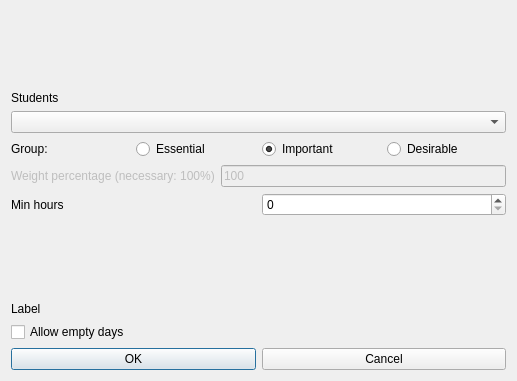
<?xml version="1.0" encoding="UTF-8"?>
<ui version="4.0">
 <class>ModifyConstraintStudentsSetMinHoursDailyForm_template</class>
 <widget class="QDialog" name="ModifyConstraintStudentsSetMinHoursDailyForm_template">
  <property name="geometry">
   <rect>
    <x>0</x>
    <y>0</y>
    <width>517</width>
    <height>381</height>
   </rect>
  </property>
  <property name="windowTitle">
   <string extracomment="This is the title of the dialog to modify a constraint of this type">Modify students set min hours daily</string>
  </property>
  <layout class="QVBoxLayout" name="verticalLayout">
   <item>
    <spacer name="verticalSpacer">
     <property name="orientation">
      <enum>Qt::Vertical</enum>
     </property>
     <property name="sizeHint" stdset="0">
      <size>
       <width>20</width>
       <height>43</height>
      </size>
     </property>
    </spacer>
   </item>
   <item>
    <widget class="QLabel" name="studentsTextLabel">
     <property name="text">
      <string>Students</string>
     </property>
    </widget>
   </item>
   <item>
    <widget class="QComboBox" name="studentsComboBox"/>
   </item>
   <item>
    <layout class="QHBoxLayout" name="horizontalLayout_4">
     <item>
      <widget class="QLabel" name="groupTextLabel">
       <property name="text">
        <string>Group:</string>
       </property>
      </widget>
     </item>
     <item>
      <widget class="QRadioButton" name="essentialRadioButton">
       <property name="text">
        <string>Essential</string>
       </property>
      </widget>
     </item>
     <item>
      <widget class="QRadioButton" name="importantRadioButton">
       <property name="text">
        <string>Important</string>
       </property>
       <property name="checked">
        <bool>true</bool>
       </property>
      </widget>
     </item>
     <item>
      <widget class="QRadioButton" name="desirableRadioButton">
       <property name="text">
        <string>Desirable</string>
       </property>
      </widget>
     </item>
    </layout>
   </item>
   <item>
    <layout class="QHBoxLayout" name="horizontalLayout_2">
     <item>
      <widget class="QLabel" name="weightTextLabel">
       <property name="enabled">
        <bool>false</bool>
       </property>
       <property name="text">
        <string>Weight percentage (necessary: 100%)</string>
       </property>
      </widget>
     </item>
     <item>
      <widget class="QLineEdit" name="weightLineEdit">
       <property name="enabled">
        <bool>false</bool>
       </property>
       <property name="text">
        <string notr="true">100</string>
       </property>
      </widget>
     </item>
    </layout>
   </item>
   <item>
    <layout class="QHBoxLayout" name="horizontalLayout_3">
     <item>
      <widget class="QLabel" name="minHoursTextLabel">
       <property name="text">
        <string>Min hours</string>
       </property>
      </widget>
     </item>
     <item>
      <widget class="QSpinBox" name="minHoursSpinBox"/>
     </item>
    </layout>
   </item>
   <item>
    <spacer name="verticalSpacer_2">
     <property name="orientation">
      <enum>Qt::Vertical</enum>
     </property>
     <property name="sizeHint" stdset="0">
      <size>
       <width>20</width>
       <height>43</height>
      </size>
     </property>
    </spacer>
   </item>
   <item>
    <widget class="QLabel" name="allowLabel">
     <property name="text">
      <string notr="true">Label</string>
     </property>
    </widget>
   </item>
   <item>
    <widget class="QCheckBox" name="allowEmptyDaysCheckBox">
     <property name="text">
      <string>Allow empty days</string>
     </property>
    </widget>
   </item>
   <item>
    <layout class="QHBoxLayout" name="horizontalLayout">
     <item>
      <widget class="QPushButton" name="okPushButton">
       <property name="text">
        <string>OK</string>
       </property>
      </widget>
     </item>
     <item>
      <widget class="QPushButton" name="cancelPushButton">
       <property name="text">
        <string>Cancel</string>
       </property>
      </widget>
     </item>
    </layout>
   </item>
  </layout>
 </widget>
 <resources/>
 <connections/>
</ui>
